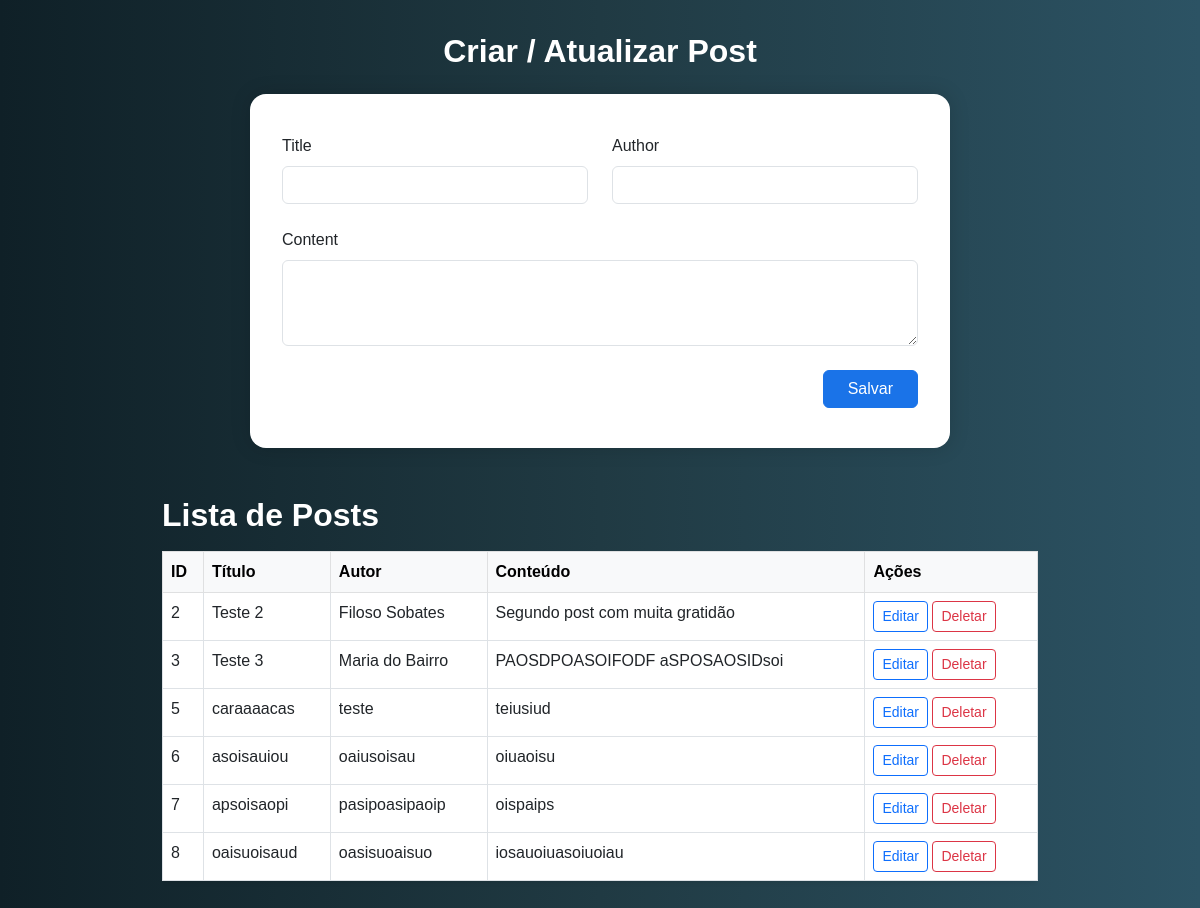
The page / on the database its author committed.
### nome_app/models.py (models this page shows, shortened)
class post (models.Model):
    title = models.CharField(max_length=255)
    content = models.CharField(max_length=2000)
    author = models.CharField(max_length=255)
    created_at = models.DateTimeField(auto_now_add=True)
    updated_at = models.DateTimeField(auto_now=True)

### nome_app/views.py (the view)
# urls.py: path('', views.post_form, name='home'),  # <-- o nome da rota é 'home'
def post_form(request, id=None):
    if id:
        instance = get_object_or_404(post, id=id)
    else:
        instance = None
    if request.method == 'POST':
        if 'delete' in request.POST:
            instance = get_object_or_404(post, id=request.POST.get('delete'))
            instance.delete()
            return redirect('home') #está nas rotas no arquivo de URL
        form = postform(request.POST, instance=instance)
        if form.is_valid():
            form.save()
            return redirect('home')  #está nas rotas no arquivo de URL
    else:
        form = postform(instance=instance)
    data = post.objects.all()
    return render(request, 'home.html', {'form': form, 'data': data})

### nome_app/forms.py
class postform (forms.ModelForm):
    class Meta:
        model = post
        fields = ['title', 'author', 'content']
        widgets = {
               'content': forms.Textarea(attrs={'rows': 3})
        }

### nome_app/templatetags/form_filters.py (called while the page is built)
@register.filter(name='add_class')
def add_class(field, css):
    return field.as_widget(attrs={"class": css})

### nome_app/templates/home.html (shortened to what this page needs)
{% load static %}
{% load form_filters %}
<!DOCTYPE html>
<html lang="pt-br">
<head>
    <link href="https://cdn.jsdelivr.net/npm/bootstrap@5.3.0/dist/css/bootstrap.min.css" rel="stylesheet" />
</head>
<body>
<div class="container">
    <h2 class="mb-4 text-center">Criar / Atualizar Post</h2>
    <div class="d-flex justify-content-center mb-5">
        <form method="POST" class="bg-white w-100" style="max-width: 700px;">
            <div class="row mb-4">
                <div class="col-md-6">
                    <label class="form-label">{{ form.title.label }}</label>
                    {{ form.title|add_class:"form-control" }}
                </div>
                <div class="col-md-6">
                    <label class="form-label">{{ form.author.label }}</label>
                    {{ form.author|add_class:"form-control" }}
                </div>
            </div>
            <div class="mb-4">
                <label class="form-label">{{ form.content.label }}</label>
                {{ form.content|add_class:"form-control" }}
            </div>
            <div class="text-end">
                <button type="submit" class="btn btn-primary px-4">Salvar</button>
            </div>
        </form>
    </div>
    <h2 class="mb-3 text-white">Lista de Posts</h2>
    <div class="table-responsive">
        <table class="table table-bordered bg-white rounded shadow-sm">
            <thead class="table-light">
                <tr>
                    <th>ID</th>
                    <th>Título</th>
                    <th>Autor</th>
                    <th>Conteúdo</th>
                    <th>Ações</th>
                </tr>
            </thead>
            <tbody>
                {% for post in data %}
                <tr>
                    <td>{{ post.id }}</td>
                    <td>{{ post.title }}</td>
                    <td>{{ post.author }}</td>
                    <td>{{ post.content }}</td>
                    <td>
                        <a href="{% url 'post-update' post.id %}" class="btn btn-sm btn-outline-primary">Editar</a>
                        <form method="POST" style="display:inline;">
                            <button type="submit" name="delete" value="{{ post.id }}" class="btn btn-sm btn-outline-danger" onclick="return confirm('Tem certeza?');">Deletar</button>
                        </form>
                    </td>
                </tr>
                {% empty %}
                <tr><td colspan="5" class="text-center">Nenhum post encontrado.</td></tr>
                {% endfor %}
            </tbody>
        </table>
    </div>
</div>
</body>
</html>

### nome_app/templates/home.html (style rules this page uses)
body { background: linear-gradient(to right, #0f2027, #203a43, #2c5364); min-height: 100vh; font-family: Arial, sans-serif; padding: 2rem 1rem; }
h2 { font-weight: bold; color: white; }
.container { max-width: 900px; margin: 0 auto; }
form.bg-white { padding: 2.5rem 2rem; border-radius: 1rem; box-shadow: 0 0 20px rgba(0,0,0,0.15); }
.btn-primary { background-color: #1a73e8; border-color: #1a73e8; }

### rows shown on the page
post: id "2", title "Teste 2", author "Filoso Sobates", content "Segundo post com muita gratidão"
post: id "3", title "Teste 3", author "Maria do Bairro", content "PAOSDPOASOIFODF aSPOSAOSIDsoi"
post: id "5", title "caraaaacas", author "teste", content "teiusiud"
post: id "6", title "asoisauiou", author "oaiusoisau", content "oiuaoisu"
post: id "7", title "apsoisaopi", author "pasipoasipaoip", content "oispaips"
post: id "8", title "oaisuoisaud", author "oasisuoaisuo", content "iosauoiuasoiuoiau"
